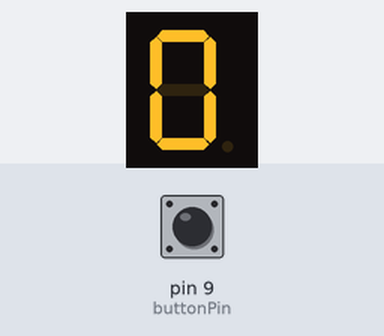
Bench run of a sketch on a simulated Arduino Uno, built with avr-gcc and run on an emulated ATmega328P. On the bench: 1-digit seven-segment display. Wiring (inferred from the names in the program): 1-digit 7-segment display, segments lit when LOW: segments pin 2, pin 3, pin 4, pin 5, pin 6, pin 7, pin 8. The test bench sets the inputs (shaded band); at power-on: pin 9 (buttonPin) HIGH. Random numbers use the default seed unless the sketch sets one; the segment pins are drawn as the display they are named for.

Above: at 1.2 s.
1.3 s: pin 9 (buttonPin) pulled LOW for 0.15 s
At 1.63 s:
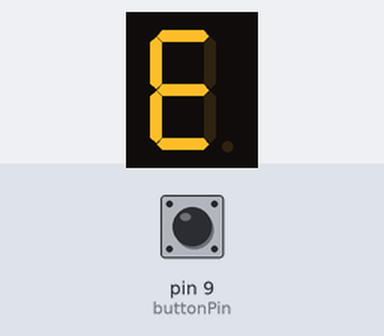
2.0 s: pin 9 (buttonPin) pulled LOW for 1 s
At 3.6 s:
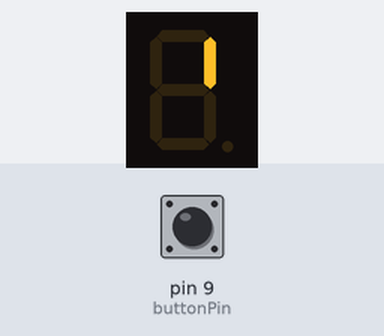
4.5 s: pin 9 (buttonPin) pulled LOW for 3.2 s
At 8.8 s:
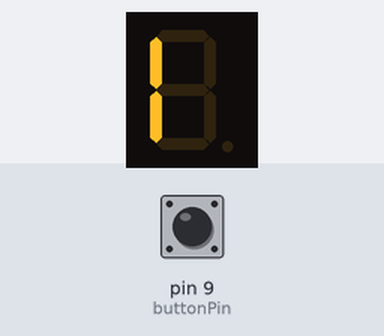
Timing chart, 0 to 10.3 s (numbered marks = the images above; inputs shaded):
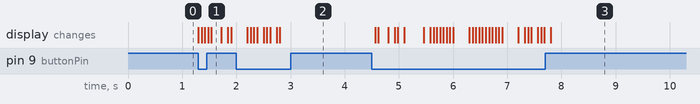

Measured:
- after the input at 1.3 s, the display: first changes at once (image 1 shows a later state)
- after the input at 2.0 s, the display: first changes after 0.20 s (image 2 shows a later state)
- after the input at 4.5 s, the display: changes after 0.06 s (image 3)

The sketch:

random_number_generator.ino
```cpp
const int A = 2;
const int B = 3;
const int C = 4;
const int D = 5;
const int E = 6;
const int F = 7;
const int G = 8;

const int buttonPin = 9;

const byte numberPatterns[7][7] = {
  {0, 0, 0, 0, 0, 0, 0},
  {0, 1, 1, 0, 0, 0, 0},
  {1, 1, 0, 1, 1, 0, 1},
  {1, 1, 1, 1, 0, 0, 1},
  {0, 1, 1, 0, 0, 1, 1},
  {1, 0, 1, 1, 0, 1, 1},
  {1, 0, 1, 1, 1, 1, 1}
};

void setup() {
  // Set segment pins as OUTPUT
  pinMode(A, OUTPUT);
  pinMode(B, OUTPUT);
  pinMode(C, OUTPUT);
  pinMode(D, OUTPUT);
  pinMode(E, OUTPUT);
  pinMode(F, OUTPUT);
  pinMode(G, OUTPUT);

  pinMode(buttonPin, INPUT_PULLUP);

  randomSeed(analogRead(0));

  digitalWrite(G, HIGH);
}

void loop() {
  if (digitalRead(buttonPin) == LOW) {

    for (int i = 0; i < 10; i++) {
      int randomDisplay = random(1, 7);
      displayNumber(randomDisplay);
      delay(60);
    }

    int diceRoll = random(1, 7);
    displayNumber(diceRoll);

    delay(300);
  }
}

void displayNumber(int num) {
  digitalWrite(A, numberPatterns[num][0]);
  digitalWrite(B, numberPatterns[num][1]);
  digitalWrite(C, numberPatterns[num][2]);
  digitalWrite(D, numberPatterns[num][3]);
  digitalWrite(E, numberPatterns[num][4]);
  digitalWrite(F, numberPatterns[num][5]);
  digitalWrite(G, numberPatterns[num][6]);
}
```
